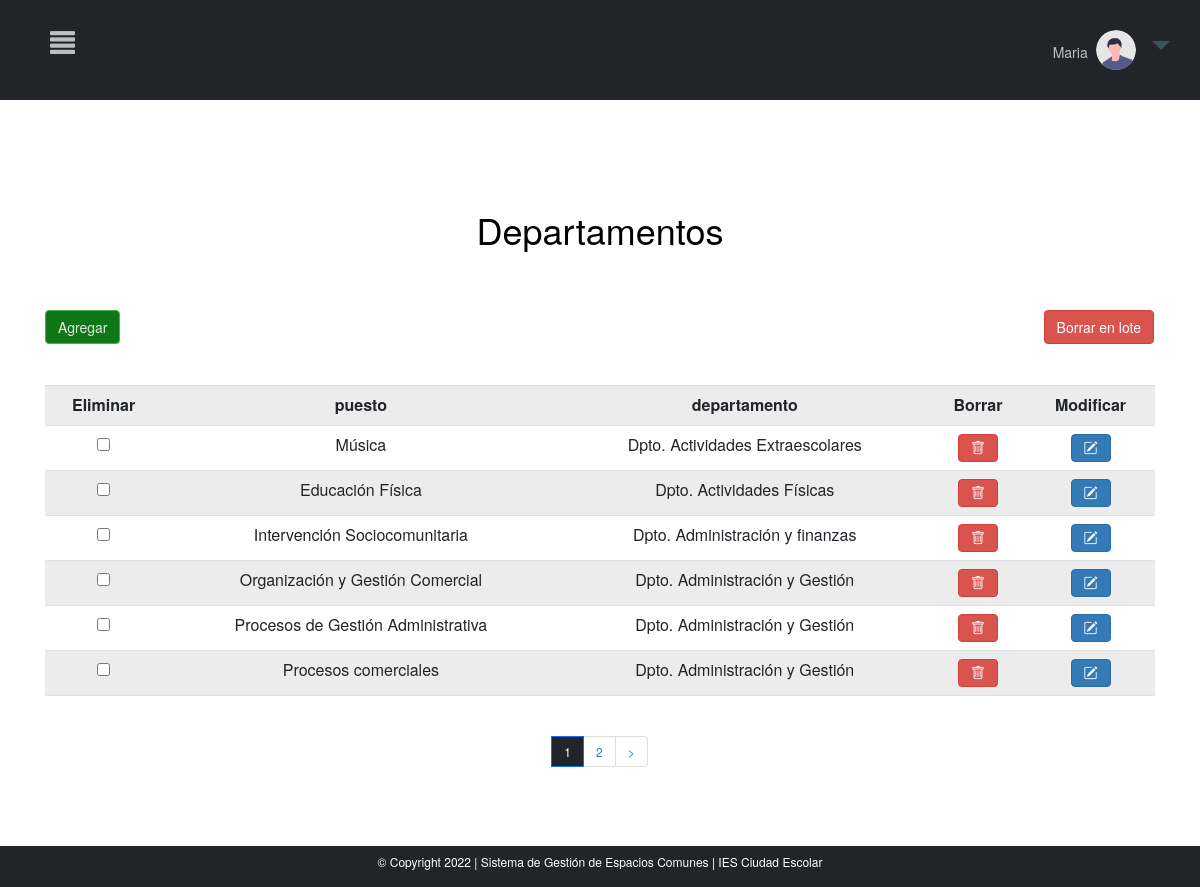
Page /MVC_proyectofinal/inicio.php?c=crudDepartamentos&page=1 (signed in) on the committed database.
### tables this page shows
CREATE TABLE `departamentos` (
  `puesto` varchar(250) NOT NULL,
  `departamento` varchar(250) NOT NULL
);

### MVC_proyectofinal/controller/controller.php (called while the page is built, shortened)
<?php
require_once ("models/crud.php");
class Control{
    function __construct()
    {
        $this->crud=new Crud();
    }
    function crudDepartamentos(){
        include_once ("views/crudDepartamentos.php");
    }
}
?>

### MVC_proyectofinal/models/conexion.php (called while the page is built)
<?php
class Conexion{
    public function conexion(){
        try{
            $conexion=new PDO("mysql:host=localhost;dbname=sgec","root","");
            $conexion->setAttribute(PDO::ATTR_ERRMODE,PDO::ERRMODE_EXCEPTION);
            return $conexion;
        }
        catch(PDOException $e){
            echo $e->getMessage();
            return null;
        }
    }
}
?>

### MVC_proyectofinal/models/crud.php (called while the page is built, shortened)
<?php
include("conexion.php");
    ?>
    <?php
class Crud extends Conexion{
    private $conexion;
    function __construct()
    {
        $this->conexion=parent::conexion();
    }
    function crudDepartamentos($opc,$iteams_pagina=null,$offset=null){
        if($opc==1){
            $sql="SELECT count(*) FROM departamentos";
            $consulta=$this->conexion->prepare($sql);
            $consulta->execute();
            $count=$consulta->fetch(PDO::FETCH_NUM);
            return $count;
        }
        elseif($opc==2){
            $sql="SELECT * FROM departamentos ORDER BY departamento ASC LIMIT ".$iteams_pagina." OFFSET ".$offset."";
            $consulta=$this->conexion->prepare($sql);
            $consulta->execute();
            $consult=$consulta->fetchAll(PDO::FETCH_ASSOC);
            $keys=array_keys($consult[0]);
            return array($consult,$keys);
        }
    }
}
?>

### MVC_proyectofinal/views/crudDepartamentos.php (the view, shortened to what this page needs)
<html lang="en" style="    overflow-x: hidden;">
<head>
<link rel="stylesheet" href="https://cdn.jsdelivr.net/npm/bootstrap-icons@1.8.1/font/bootstrap-icons.css">
<link rel="stylesheet" href="libs/bootstrap-5.1.3-dist/css/bootstrap.min.css">
</head>
<body style="font-size:12px !important">
<?php include "menu.php";
$count=$this->crud->crudDepartamentos(1);
if($count[0]==0){
    echo '
    <div class="row >
    <div class="col-md-12 ">
    <h1 class="display-3"> No se han creado departamentos aún</h1>';
    echo "<a href='?c=crudDepartamentos&page=".$_GET['page']."&crear=1'><button name='crear' style='font-size:14px;margin-bottom:30px' class='btn btn-success'> Agregar</button></a>
    ";
    if(isset($_GET["crear"])){
        if(isset($_SESSION['vacio'])){
            echo $_SESSION['vacio'];
            unset($_SESSION['vacio']);
        }
        echo "<div style='    width: 100%;
        display: flex;
        align-items: center;
        justify-content: center;
        align-content: center;'><form style='font-size:14px' action='?c=crearDepartamentos&pag=".$_GET['page']."' method='post' > <table class='table table-striped bg-white ' style='margin-top:2%'>";
                echo '<tr>';
                echo '<th> puesto</th>';
                echo '<th> departamento</th>';
                ;
                echo '</tr>';
                echo '<tr>';
                echo "<td><input type='text' name='dato[]' style='width:210px'></input></td>";
                echo "<td><input type='text' name='dato[]' style='width:220px'></input></td>";
                echo '</tr>';
                echo "</table>";
        echo "<input class='btn btn-primary'  type='submit' style='font-size:14px' name='agregar-ult' value='Crear'>  </input>";
        echo "<input  class='btn btn-danger'type='submit' style='font-size:14px' name='cancelar' value='Cancelar'></input>";
        echo "</form></div>";
    }
    echo '</div>
    </div>
    </div>';
}
else{
$iteams_pagina=6;
$total_pages=ceil($count[0]/$iteams_pagina);
$page=0;
if(isset($_GET["page"]) && !empty($_GET["page"])){
    $page=$_GET["page"];
}else{
    $page=1;
}
$offset=($page-1) * $iteams_pagina;
$result=$this->crud->crudDepartamentos(2,$iteams_pagina,$offset);
?>
<div class="row" style="margin-top:5%">
                <div class="col-md-12 ">
                <h1 style="color:black; text-align:center; margin-bottom:0%; background-color:white; margin-top:50px" >Departamentos</h1>
<?php
       echo '<div class="container" style="margin-top:60px;">
       <div class="row">
                       <div class="col-md-12 ">';
        echo "<a href='?c=crudDepartamentos&page=".$_GET['page']."&crear=1'><button name='crear' style='font-size:14px;margin-bottom:30px'  class='btn btn-success'> Agregar</button></a>  ";
       echo '<div class="table-responsive-sm">
       <table class="table table-striped bg-white table-hover" style="text-align: center; margin-top:1%">';
       echo "<tr ><th>Eliminar</th>";
        foreach($result[1] as $indice){
            if($indice=="id"){
            }else{
                echo "<th>".$indice."</th>";
            }
        }
        echo "<th>Borrar</th>";
        echo "<th>Modificar</th>";
        echo "</tr>";
        ?>
<form style='font-size:14px' action="?c=borrarDepartamentos&pag=<?php echo $_GET["page"]?>" method="post">
<input type='submit' name='borrar' value='Borrar en lote' class='btn btn-danger' style="    float: right;
    font-size: 14px;
    position: absolute;
    right: 16px;
    top: 0px; " >
<?php
        foreach($result[0] as $indice=>$dato){
            echo "<td><input type='checkbox' name='eliminar[]' value=' ".$dato['departamento']."'</td>";
            foreach($dato as $x=>$y){
                if($x=="id"){
                }else{
                    echo "<td>".$y."</td>";
                }
            }
            ?>
            <td>
            <a class="dltBtn btn btn-danger" data-id="<?php echo $dato["id"]; ?>" data-page="<?php echo $_GET["page"]; ?>" href="javascript:void(0)"><i class="bi bi-trash"></i></a>
            </td>
            <td><button  title="Modificar" class="btn btn-primary" name="modificar" value="<?php echo $dato["id"] ?>"> <i class="bi bi-pencil-square"></i></button></td>
            <?php
            }
  ?>
           </table>
        </div>
        </div>
 <?php
echo "<br>";
?>
<div style="margin-bottom: 100px;
    display: flex;
    justify-content: center">
    <nav aria-label="...">
		<ul class="pagination">
            <li class="page-item active" >
				<?php for($i=0;$i<=$total_pages;$i++):
                    if($i==$_GET["page"]){
                    ?>
                    <a class="page-link" style="color: white!important;
                    background-color: #212529!important;" href="inicio.php?c=crudDepartamentos&page=<?php echo $_GET['page']?>"><?php echo $i ?></a>
                    </li>
                    <li class="page-item" style="<?php echo $i==$total_pages ? 'display:none' : '' ?>">
                    <a class="page-link" href="inicio.php?c=crudDepartamentos&page=<?php echo $_GET['page']+1?>"><?php echo $i+1 ?></a>
				<?php }
                endfor ?>
                    </li>
                <li style="<?php echo $_GET['page']==$total_pages ? 'display:none' : '' ?>">
				<a class="page-link" href="inicio.php?c=crudDepartamentos&page=<?php echo $_GET['page']+1?>">></a>
			</li>
		</ul>
    </nav>
</div>
<?php } ?>
</body>
</html>

### MVC_proyectofinal/libs/css/estilos.css (style rules this page uses)
th { text-align: center !important; }
li.page-item.active a.page-link { background-color: #1A3C40 !important; color:#708588 !important }
.btn.btn-success { background-color: #107717; color:#E2E7E7 }
.active, .accordion:hover { background-color: #ccc; }

### MVC_proyectofinal/views/menu.php (style rules this page uses)
body { overflow-x: hidden; }
body { font-family: "Lato", sans-serif; }

### rows in the picture
departamentos: puesto "Música", departamento "Dpto. Actividades Extraescolares"
departamentos: puesto "Educación Física", departamento "Dpto. Actividades Físicas"
departamentos: puesto "Intervención Sociocomunitaria", departamento "Dpto. Administración y finanzas"
departamentos: puesto "Organización y Gestión Comercial", departamento "Dpto. Administración y Gestión"
departamentos: puesto "Procesos de Gestión Administrativa", departamento "Dpto. Administración y Gestión"
departamentos: puesto "Procesos comerciales", departamento "Dpto. Administración y Gestión"

### other values in the picture
$_SESSION['nombre'] "Maria"
$indice "puesto"
$indice "departamento"
